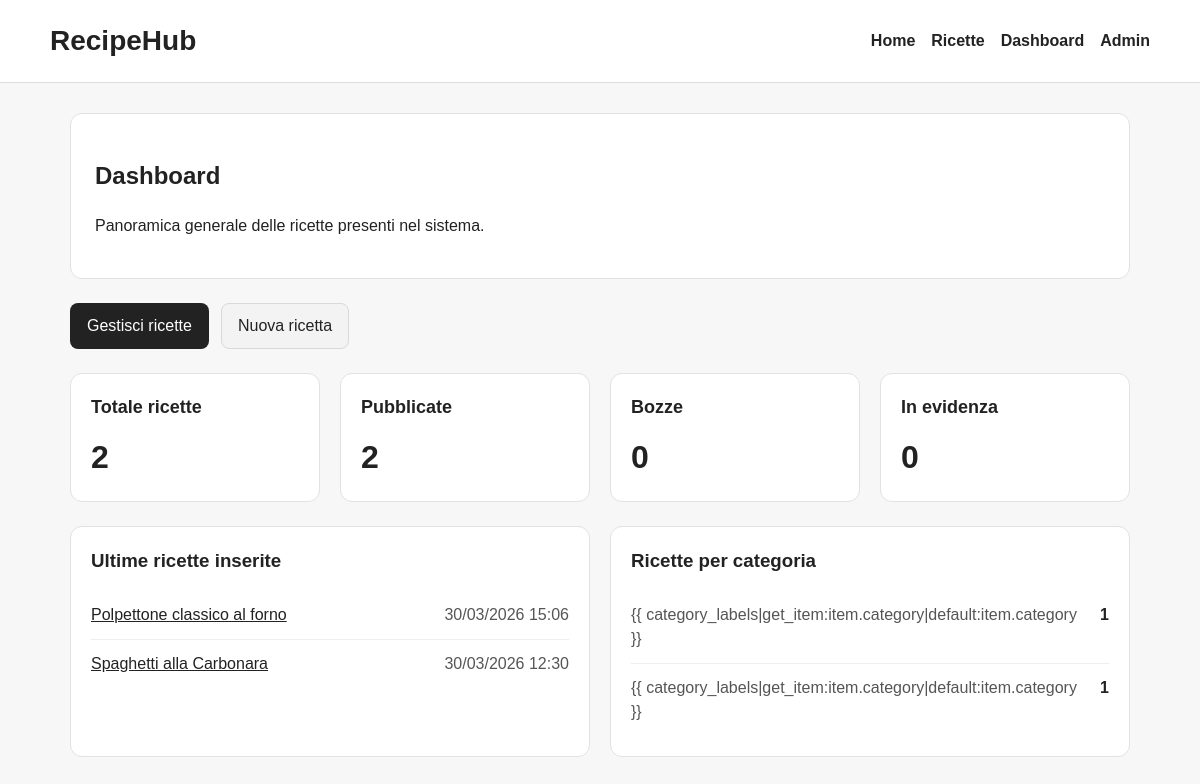
/dashboard/, run on the app's committed database.
### recipes/models.py (models this page shows, shortened)
class Recipe(models.Model):
    class DifficultyChoices(models.TextChoices):
        EASY = 'easy', 'Facile'
        MEDIUM = 'medium', 'Media'
        HARD = 'hard', 'Difficile'
        EXPERT = "expert", 'Esperta'
    class CategoryChoices(models.TextChoices):
        APPETIZER = 'appetizer', 'Antipasto'
        FIRST_COURSE = 'first_course', 'Primo'
        SECOND_COURSE = 'second_course', 'Secondo'
        SIDE_DISH = 'side_dish', 'Contorno'
        DESSERT = 'dessert', 'Dolce'
        OTHER = 'other', 'Altro'
    title = models.CharField(max_length=200)
    slug = models.SlugField(max_length=220, unique=True, blank=True)
    short_description = models.TextField(blank=True)
    ingredients = models.TextField()
    instructions = models.TextField()
    prep_time = models.PositiveIntegerField(help_text='Tempo di preparazione in minuti')
    cook_time = models.PositiveIntegerField(
        blank=True,
        null=True,
        help_text='Tempo di cottura in minuti'
    )
    servings = models.PositiveIntegerField(blank=True, null=True)
    difficulty = models.CharField(
        max_length=20,
        choices=DifficultyChoices.choices,
        default=DifficultyChoices.EASY
    )
    category = models.CharField(
        max_length=30,
        choices=CategoryChoices.choices,
        default=CategoryChoices.OTHER
    )
    cuisine_type = models.CharField(max_length=100, blank=True)
    image = models.ImageField(upload_to='recipes/', blank=True, null=True)
    is_published = models.BooleanField(default=False)
    is_featured = models.BooleanField(default=False)
    created_at = models.DateTimeField(auto_now_add=True)
    updated_at = models.DateTimeField(auto_now=True)
    class Meta:
        ordering = ['-created_at']
        verbose_name = 'Ricetta'
        verbose_name_plural = 'Ricette'

### recipes/views.py (the view)
# urls.py: path('dashboard/', views.dashboard, name='dashboard'),
def dashboard(request):
    total_recipes = Recipe.objects.count()
    published_recipes = Recipe.objects.filter(is_published=True).count()
    draft_recipes = Recipe.objects.filter(is_published=False).count()
    featured_recipes_count = Recipe.objects.filter(is_featured=True).count()
    latest_recipes = Recipe.objects.order_by('-created_at')[:5]
    recipes_by_category = (
        Recipe.objects
        .values('category')
        .annotate(total=Count('id'))
        .order_by('-total', 'category')
    )
    context = {
        'total_recipes': total_recipes,
        'published_recipes': published_recipes,
        'draft_recipes': draft_recipes,
        'featured_recipes_count': featured_recipes_count,
        'latest_recipes': latest_recipes,
        'recipes_by_category': recipes_by_category,
        'category_labels': dict(Recipe.CategoryChoices.choices),
    }
    return render(request, 'recipes/dashboard.html', context)

### templates/recipes/dashboard.html (shortened to what this page needs)
{% extends 'base.html' %} {% load recipe_extras %}  {% block content %}
<section class="dashboard-header">
  <h2>Dashboard</h2>
  <p>Panoramica generale delle ricette presenti nel sistema.</p>
</section>
<section class="dashboard-toolbar">
  <a href="{% url 'dashboard_recipe_list' %}" class="btn-primary"
    >Gestisci ricette</a
  >
  <a href="{% url 'recipe_create' %}" class="btn-secondary">Nuova ricetta</a>
</section>
<section class="stats-grid">
  <article class="stat-card">
    <h3>Totale ricette</h3>
    <p class="stat-number">{{ total_recipes }}</p>
  </article>
  <article class="stat-card">
    <h3>Pubblicate</h3>
    <p class="stat-number">{{ published_recipes }}</p>
  </article>
  <article class="stat-card">
    <h3>Bozze</h3>
    <p class="stat-number">{{ draft_recipes }}</p>
  </article>
  <article class="stat-card">
    <h3>In evidenza</h3>
    <p class="stat-number">{{ featured_recipes_count }}</p>
  </article>
</section>
<section class="dashboard-section">
  <div class="dashboard-panel">
    <h3>Ultime ricette inserite</h3>
    {% if latest_recipes %}
    <ul class="dashboard-list">
      {% for recipe in latest_recipes %}
      <li>
        <a href="{% url 'recipe_detail' recipe.slug %}"> {{ recipe.title }} </a>
        <span>{{ recipe.created_at|date:"d/m/Y H:i" }}</span>
      </li>
      {% endfor %}
    </ul>
    {% else %}
    <p>Nessuna ricetta disponibile.</p>
    {% endif %}
  </div>
  <div class="dashboard-panel">
    <h3>Ricette per categoria</h3>
    {% if recipes_by_category %}
    <ul class="dashboard-list">
      {% for item in recipes_by_category %}
      <li>
        <span
          >{{ category_labels|get_item:item.category|default:item.category
          }}</span
        >
        <strong>{{ item.total }}</strong>
      </li>
      {% endfor %}
    </ul>
    {% else %}
    <p>Nessun dato disponibile.</p>
    {% endif %}
  </div>
</section>
{% endblock %}

### static/css/style.css (style rules this page uses)
* { box-sizing: border-box; }
body { margin: 0; font-family: Arial, sans-serif; background-color: #f7f7f7; color: #222; line-height: 1.5; }
a { color: inherit; }
.dashboard-header { background-color: #ffffff; border: 1px solid #e2e2e2; border-radius: 12px; padding: 24px; margin-bottom: 24px; }
.stats-grid { display: grid; grid-template-columns: repeat(auto-fit, minmax(220px, 1fr)); gap: 20px; margin-bottom: 24px; }
.stat-card { background-color: #ffffff; border: 1px solid #e2e2e2; border-radius: 12px; padding: 20px; }
.stat-card h3 { margin-top: 0; margin-bottom: 12px; font-size: 18px; }
.stat-number { margin: 0; font-size: 32px; font-weight: 700; }
.dashboard-section { display: grid; grid-template-columns: repeat(auto-fit, minmax(320px, 1fr)); gap: 20px; margin-bottom: 30px; }
.dashboard-panel { background-color: #ffffff; border: 1px solid #e2e2e2; border-radius: 12px; padding: 20px; }
.dashboard-panel h3 { margin-top: 0; margin-bottom: 16px; }
.dashboard-list { list-style: none; padding: 0; margin: 0; }
.dashboard-list li { display: flex; justify-content: space-between; gap: 16px; padding: 12px 0; border-bottom: 1px solid #eeeeee; }
.dashboard-list li:last-child { border-bottom: none; }
.dashboard-list span { color: #555555; }
.form-actions, .dashboard-toolbar { display: flex; gap: 12px; flex-wrap: wrap; margin-top: 8px; margin-bottom: 24px; }
.btn-primary, .btn-secondary, .btn-danger { display: inline-block; padding: 10px 16px; border-radius: 8px; text-decoration: none; font-weight: 600; border: 1px solid transparent; cursor: pointer; font: inherit; }
.btn-primary { background-color: #222222; color: #ffffff; }
.btn-secondary { background-color: #f3f3f3; color: #222222; border-color: #d9d9d9; }

### data on the page
Recipe: title "Polpettone classico al forno", created_at "30/03/2026 15:06"
Recipe: title "Spaghetti alla Carbonara", created_at "30/03/2026 12:30"

### other printed values
{{ total_recipes }} "2"
{{ published_recipes }} "2"
{{ draft_recipes }} "0"
{{ featured_recipes_count }} "0"
{{ item.total }} "1" "1"
